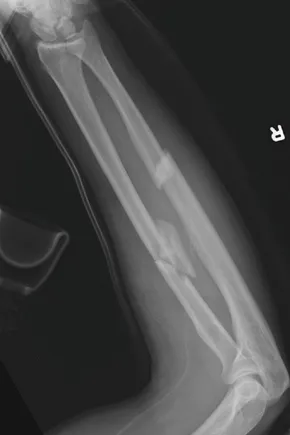
#> input picture radiografia2.png, 290 x 435 px
$ python trabalho-comp-graf.py
#> lines starting #> are read from the running program, lines starting #| are printed output that depends on the picture; after the words box and inside, x2 and y2 are one past the last pixel; in counts of white or black regions, pixels touching at a corner belong together
# Importar as bibliotecas necessárias
import cv2
import numpy as np
from skimage import filters, morphology, measure

# Importar a biblioteca de aprendizado de máquina
from sklearn.cluster import KMeans

# Ler a imagem da radiografia em escala de cinza
img = cv2.imread("radiografia2.png", cv2.IMREAD_GRAYSCALE)
#> img: shape (435, 290); min 3, max 255, mean 69.6

# Redimensionar a imagem para 600x1000 pixels
img = cv2.resize(img, (600, 1000))
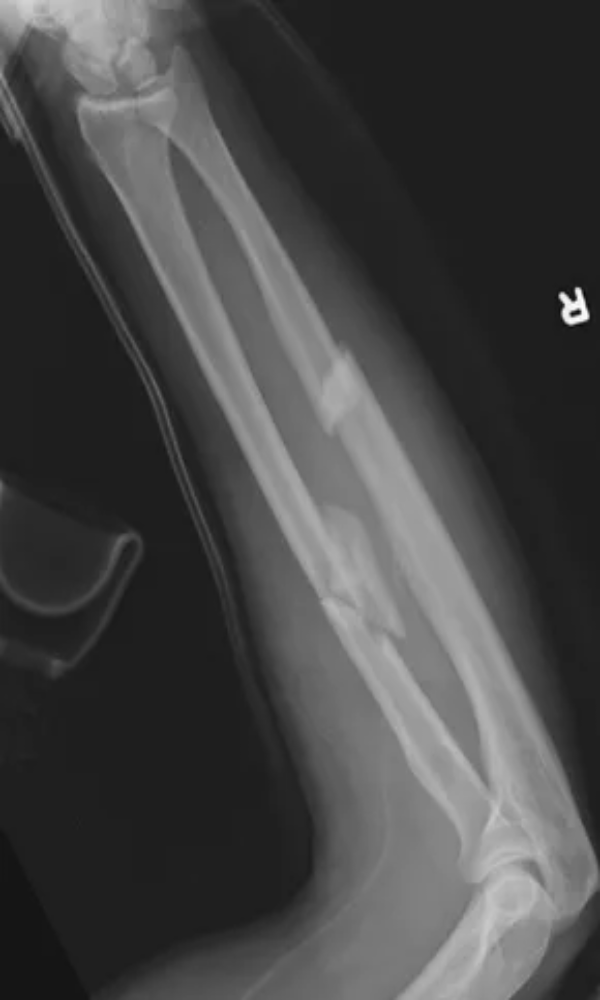
#> img: shape (1000, 600); min 5, max 254, mean 69.5

# Aplicar um filtro de suavização para reduzir o ruído
img = cv2.GaussianBlur(img, (5, 5), 0)

# Aplicar um algoritmo de detecção de bordas, como o de Canny
edges = cv2.Canny(img, 50, 150)
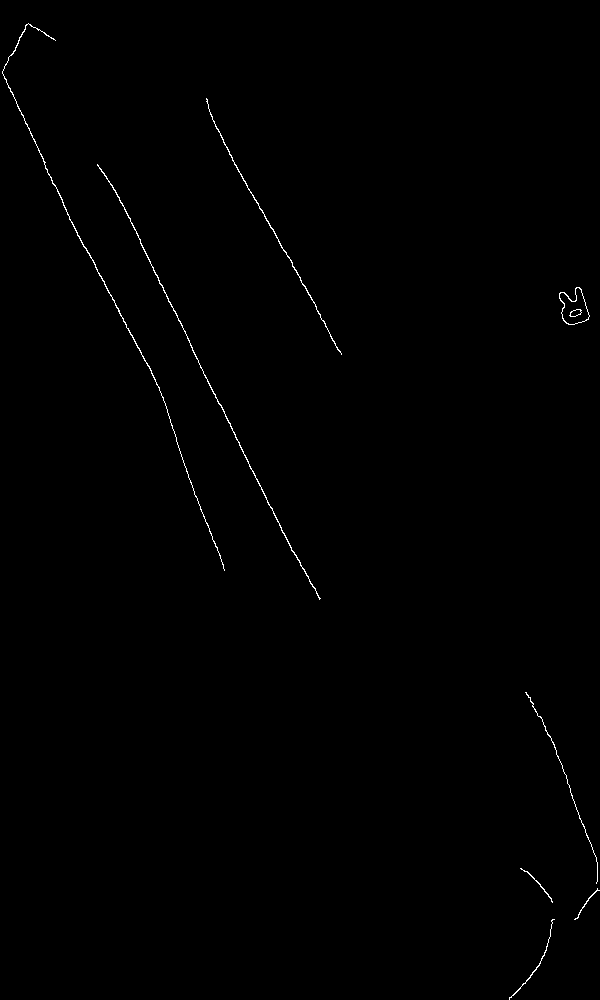
#> edges: shape (1000, 600); 0.39% white in thin lines or dots

# Aplicar um algoritmo de segmentação, como o de Otsu
thresh = filters.threshold_otsu(img)
#> thresh = 84
mask = img > thresh
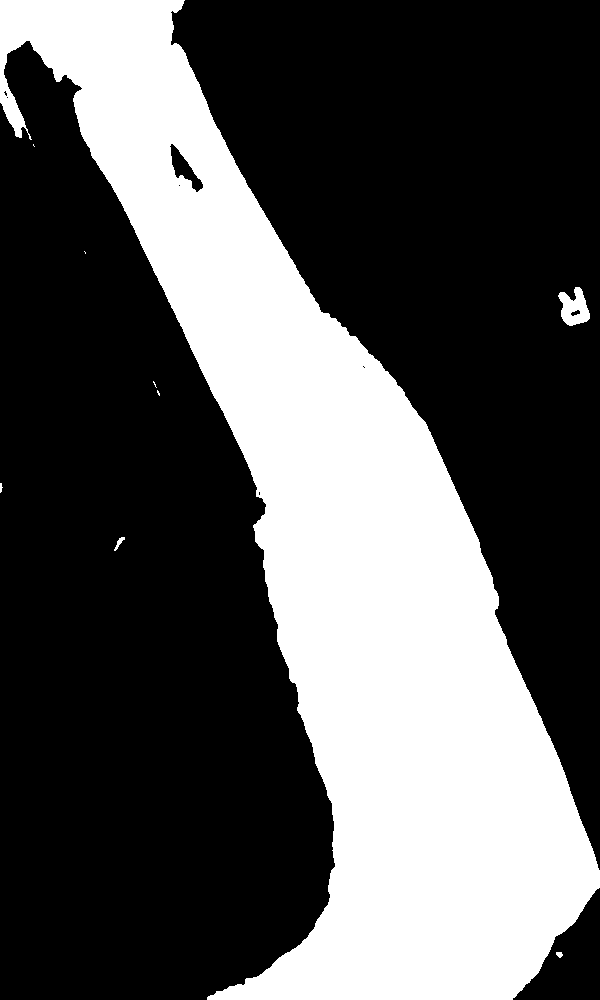
#> mask: shape (1000, 600) bool; 33.9% white; 9 white regions (4 under 20 px), largest, box (x1, y1, x2, y2) and area: (0, 0, 600, 1000) 202602, (558, 287, 590, 326) 767, (114, 537, 125, 551) 55, (556, 952, 563, 958) 31, (0, 483, 3, 493) 20

# Aplicar um algoritmo de morfologia matemática, como o de fechamento
kernel = np.ones((5, 5), np.uint8)
mask = cv2.morphologyEx(mask.astype(np.uint8), cv2.MORPH_CLOSE, kernel)

# Aplicar um algoritmo de esqueletização, como o de Zhang-Suen
skeleton = morphology.skeletonize(mask)
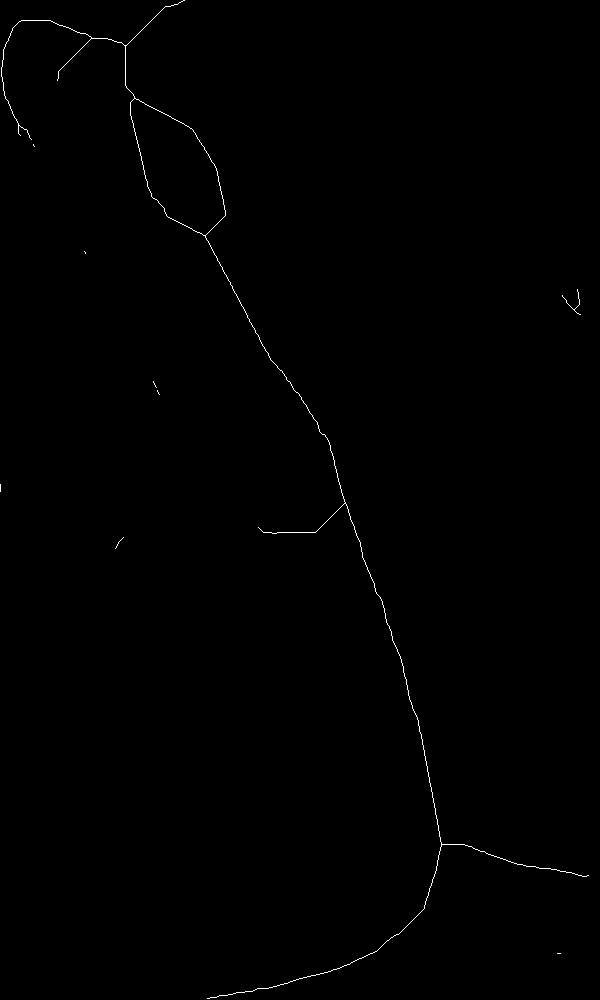
#> skeleton: shape (1000, 600) bool; 0.32% white in thin lines or dots

# Aplicar um algoritmo de detecção de pontos de quebra, como o de Hough
lines = cv2.HoughLinesP(skeleton.astype(np.uint8), 1, np.pi/180, 10, minLineLength=10, maxLineGap=5)
#> lines = 67 rows, first 6: [204, 235, 270, 359], [416, 715, 441, 844], [277, 532, 315, 532], [338, 481, 362, 553], [264, 988, 339, 968], [385, 616, 392, 636]
break_points = []
for line in lines:
    x1, y1, x2, y2 = line[0]
    break_points.append((x1, y1))
    break_points.append((x2, y2))
#> this loop made 67 passes
#> (x1, y1, x2, y2) on passes 1 to 12: (204, 235, 270, 359), (416, 715, 441, 844), (277, 532, 315, 532), (338, 481, 362, 553), (264, 988, 339, 968), (385, 616, 392, 636), (423, 909, 437, 865), (133, 123, 145, 178), (152, 107, 188, 126), (192, 129, 217, 171), (517, 864, 571, 872), (461, 844, 497, 857)
#> after the loop, break_points = 134 pairs, first value 1 to 579, second value 1 to 998

# Adicionar a parte para eliminar os pontos de quebra que estão muito próximos da borda do osso
# Calcular a transformada da distância da máscara do osso
dist = cv2.distanceTransform(mask.astype(np.uint8), cv2.DIST_L2, 3)
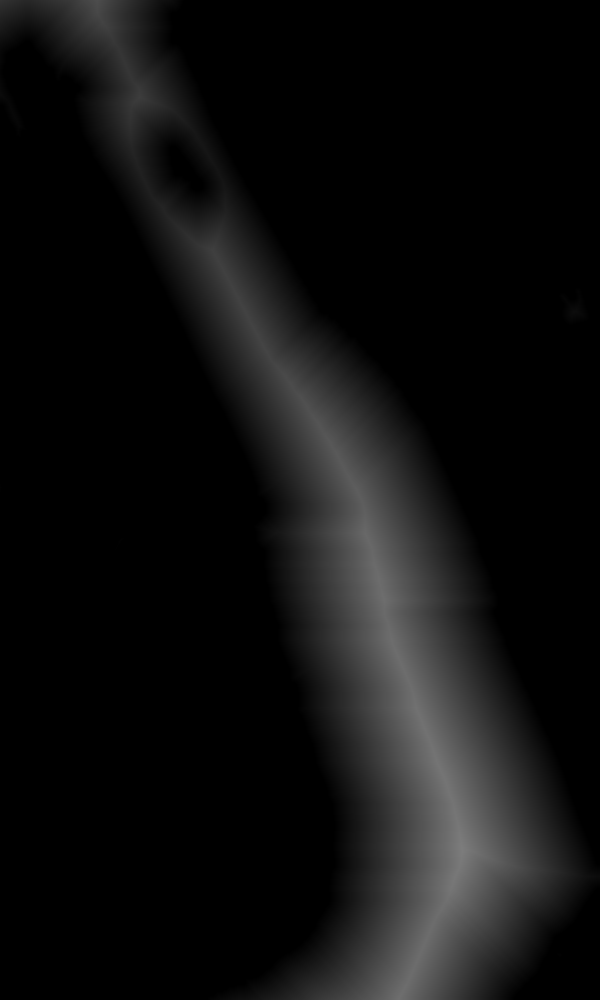
#> dist: shape (1000, 600) float32; min 0, max 124.9, mean 15.6

# Eliminar os pontos de quebra que estão a uma distância menor que um limiar da borda do osso
threshold = 5 # esse valor pode ser ajustado de acordo com a imagem
break_points_filtered = []
for point in break_points:
    x, y = point
    if dist[y, x] > threshold:
        break_points_filtered.append(point)
#> this loop made 134 passes
#> (x, y) on passes 1 to 12: (204, 235), (270, 359), (416, 715), (441, 844), (277, 532), (315, 532), (338, 481), (362, 553), (264, 988), (339, 968), (385, 616), (392, 636)
#> after the loop, break_points_filtered = 124 pairs, first value 3 to 579, second value 6 to 990

# Adicionar a parte para limitar o número de retângulos gerados usando o algoritmo de K-means
# Definir o número de clusters (fraturas) que se quer encontrar
# Esse valor pode ser ajustado de acordo com a imagem ou estimado automaticamente
n_clusters = 2

# Aplicar o algoritmo de K-means para agrupar os pontos de quebra filtrados
kmeans = KMeans(n_clusters=n_clusters)
kmeans.fit(break_points_filtered)
labels = kmeans.labels_

# Desenhar um retângulo ao redor de cada cluster de pontos de quebra
img_color = cv2.cvtColor(img, cv2.COLOR_GRAY2BGR)
for i in range(n_clusters):
    # Encontrar os pontos extremos do cluster
    cluster_points = np.array(break_points_filtered)[labels == i]
    min_x = np.min(cluster_points[:, 0])
    min_y = np.min(cluster_points[:, 1])
    max_x = np.max(cluster_points[:, 0])
    max_y = np.max(cluster_points[:, 1])
    # Desenhar um retângulo ao redor do cluster
    cv2.rectangle(img_color, (min_x-10, min_y-10), (max_x+10, max_y+10), (0, 0, 255), 2)
#> this loop made 2 passes
#> (min_x, min_y, max_x, max_y) on passes 1 to 2: (254, 434, 577, 990), (3, 6, 579, 425)
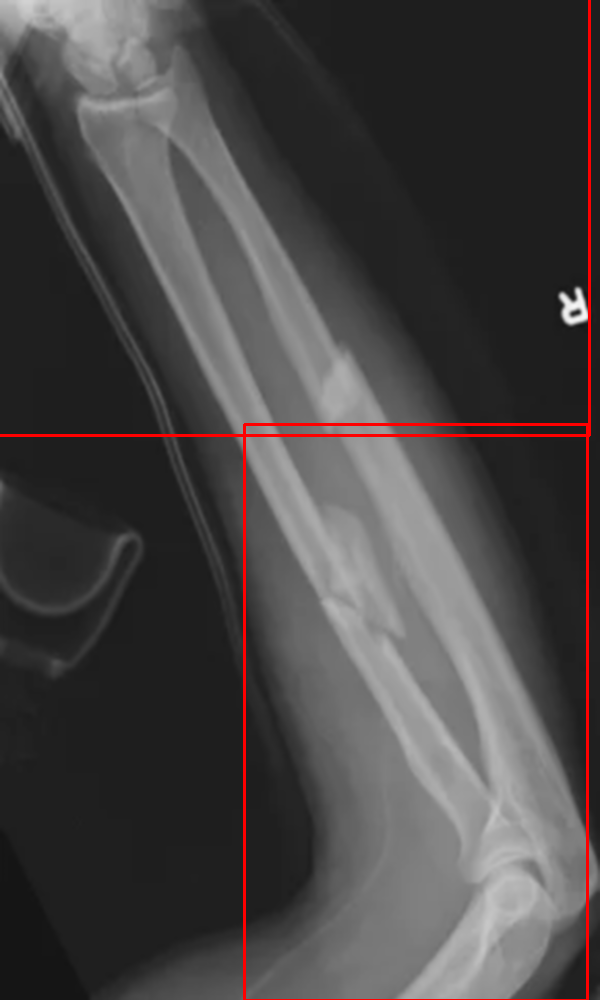
#> img_color: shape (1000, 600, 3); mean B, G, R 68.8, 68.8, 72.1

# Redimensionar a imagem colorida para 600x1000 pixels
img_color = cv2.resize(img_color, (600, 1000))

# Mostrar a imagem original e a imagem com os quadrados indicando as fraturas
cv2.imshow("Original", img)
cv2.imshow("Fractures", img_color)
cv2.waitKey(0)
cv2.destroyAllWindows()

$ run again, with both-bone-forearm-fracture-with-rotation.png copied over radiografia2.png
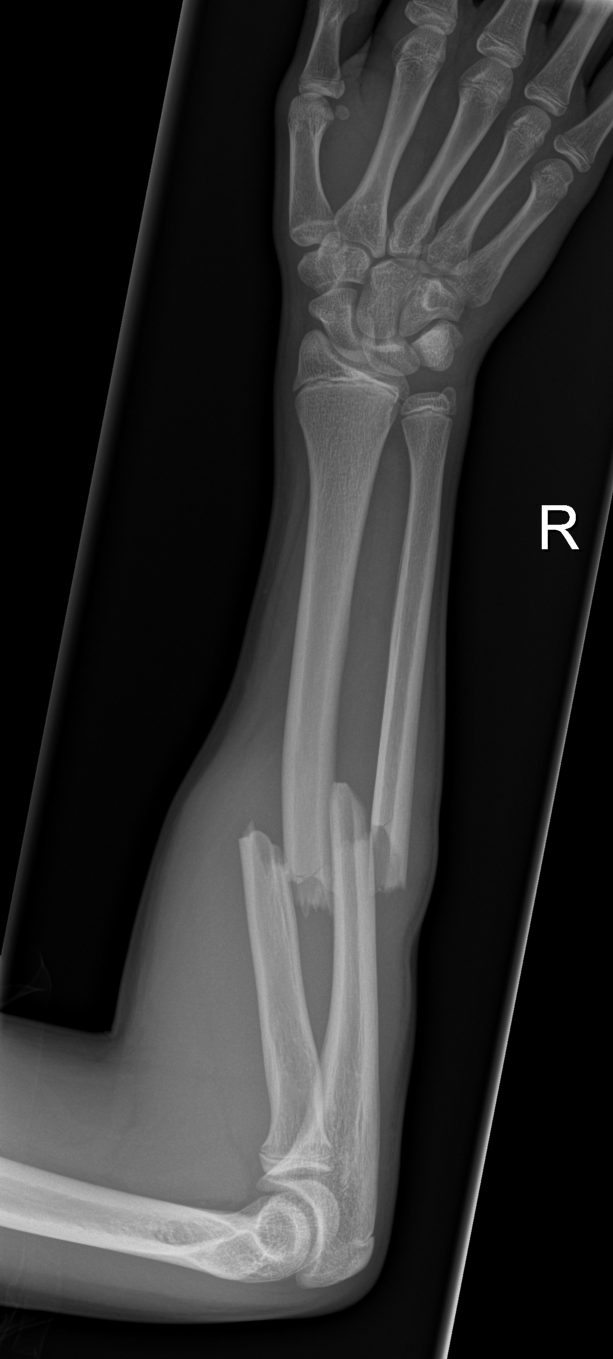
#> input picture both-bone-forearm-fracture-with-rotation.png, 1226 x 2717 px (shown at 1/2 size)
#> `edges = cv2.Canny(img, 50, 150)`:
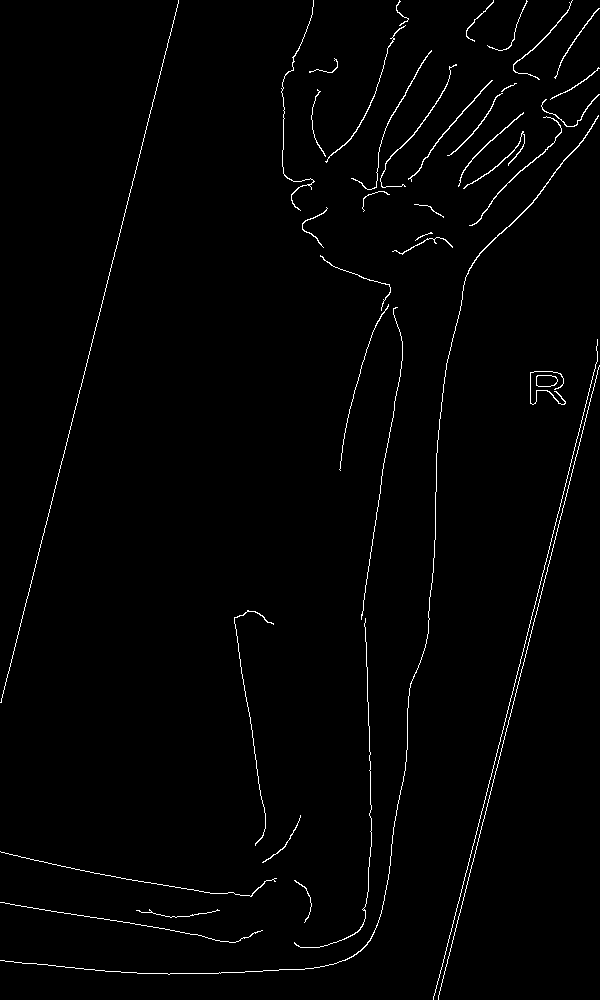
#> edges: shape (1000, 600); 1.4% white in thin lines or dots
#> thresh = 59
#> skeleton: shape (1000, 600) bool; 0.63% white in thin lines or dots
#> lines = 107 rows, first 6: [518, 670, 564, 495], [435, 995, 470, 856], [132, 189, 175, 25], [468, 867, 510, 701], [252, 812, 267, 759], [270, 746, 277, 721]
#> the loop `for line in lines:` made 107 passes
#> after the loop `for line in lines:`: break_points = 214 pairs, first value 6 to 599, second value 1 to 996
#> the loop `for point in break_points:` made 214 passes
#> (x, y) on passes 1 to 3: (518, 670), (564, 495), (435, 995)
#> after the loop `for point in break_points:`: break_points_filtered = 165 pairs, first value 6 to 595, second value 4 to 870
#> the loop `for i in range(n_clusters):` made 2 passes
#> (min_x, min_y, max_x, max_y) on passes 1 to 2: (6, 482, 400, 870), (292, 4, 595, 462)
#> after the loop `for i in range(n_clusters):`:
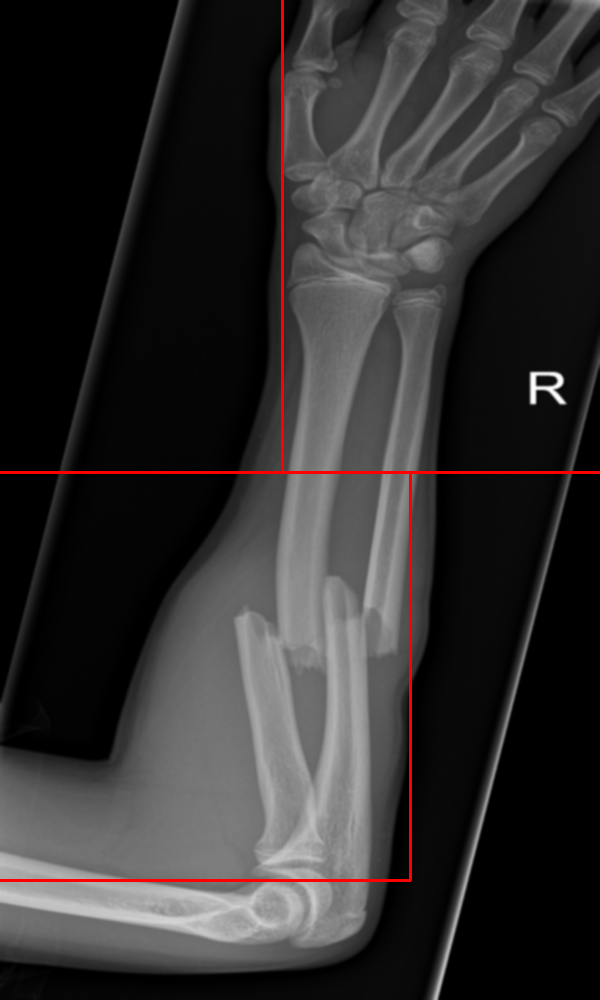
#> img_color: shape (1000, 600, 3); mean B, G, R 47.2, 47.2, 49.7

$ run again, with clavicle-fracture-27.png copied over radiografia2.png
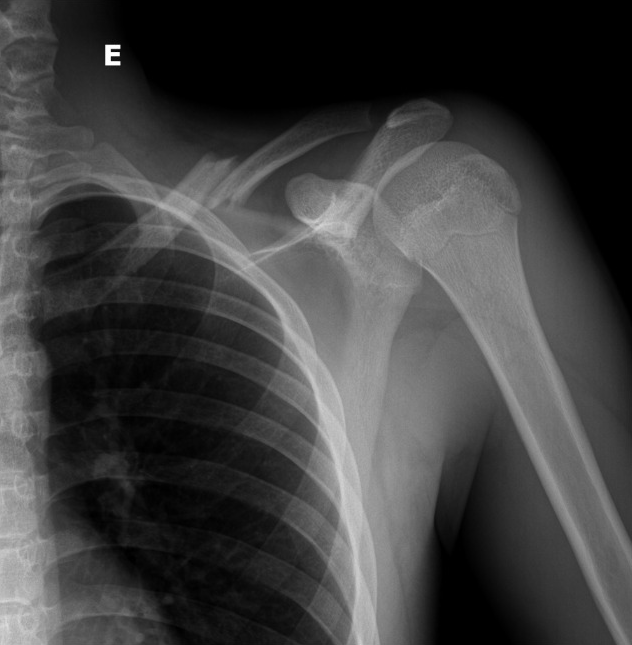
#> input picture clavicle-fracture-27.png, 632 x 645 px
#> img is the input picture: shape (645, 632); min 0, max 255, mean 63.4
#> `edges = cv2.Canny(img, 50, 150)`:
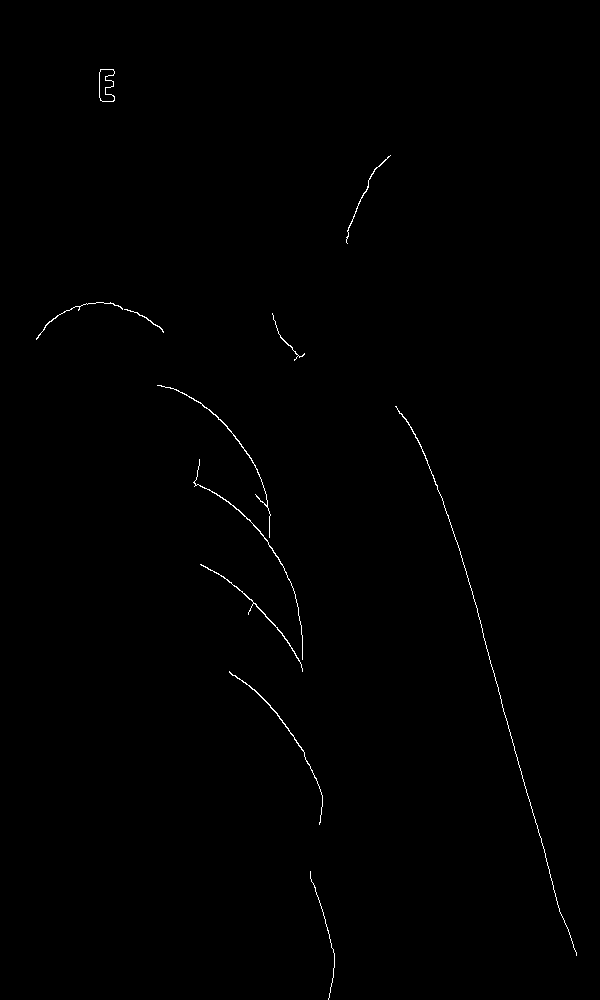
#> edges: shape (1000, 600); 0.37% white in thin lines or dots, all inside (x1, y1, x2, y2) = (36, 69, 577, 1000)
#> thresh = 71
#> skeleton: shape (1000, 600) bool; 0.83% white in thin lines or dots
#> lines = 169 rows, first 6: [347, 787, 350, 746], [14, 143, 14, 124], [575, 858, 591, 991], [352, 888, 352, 860], [14, 437, 14, 381], [353, 675, 353, 648]
#> the loop `for line in lines:` made 169 passes
#> after the loop `for line in lines:`: break_points = 338 pairs, first value 1 to 591, second value 27 to 991
#> the loop `for point in break_points:` made 338 passes
#> (x, y) on passes 1 to 3: (347, 787), (350, 746), (14, 143)
#> after the loop `for point in break_points:`: break_points_filtered = 296 pairs, first value 6 to 591, second value 27 to 991
#> the loop `for i in range(n_clusters):` made 2 passes
#> (min_x, min_y, max_x, max_y) on passes 1 to 2: (6, 27, 407, 587), (16, 488, 591, 991)
#> after the loop `for i in range(n_clusters):`:
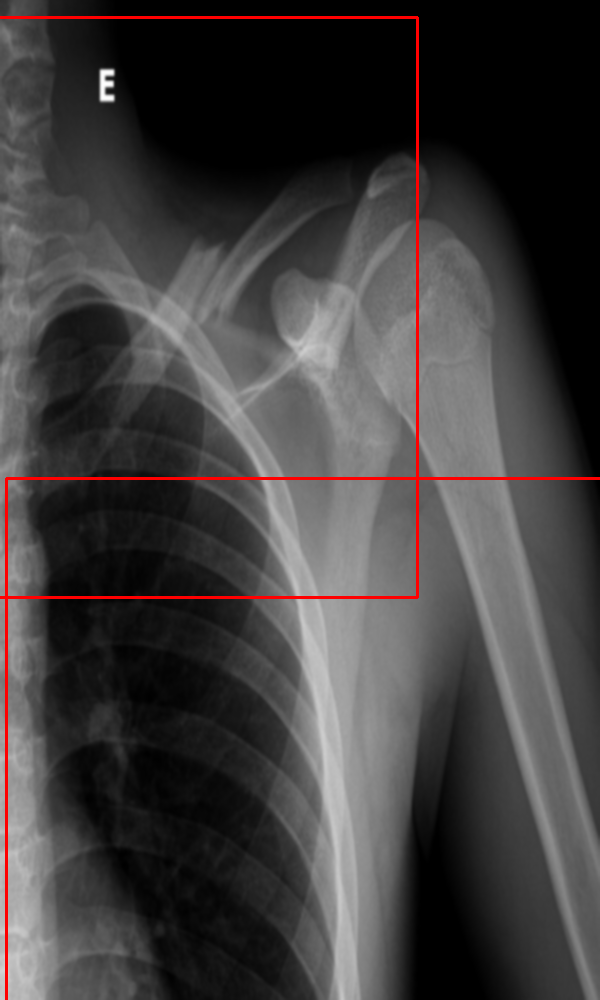
#> img_color: shape (1000, 600, 3); mean B, G, R 62.2, 62.2, 65.4
